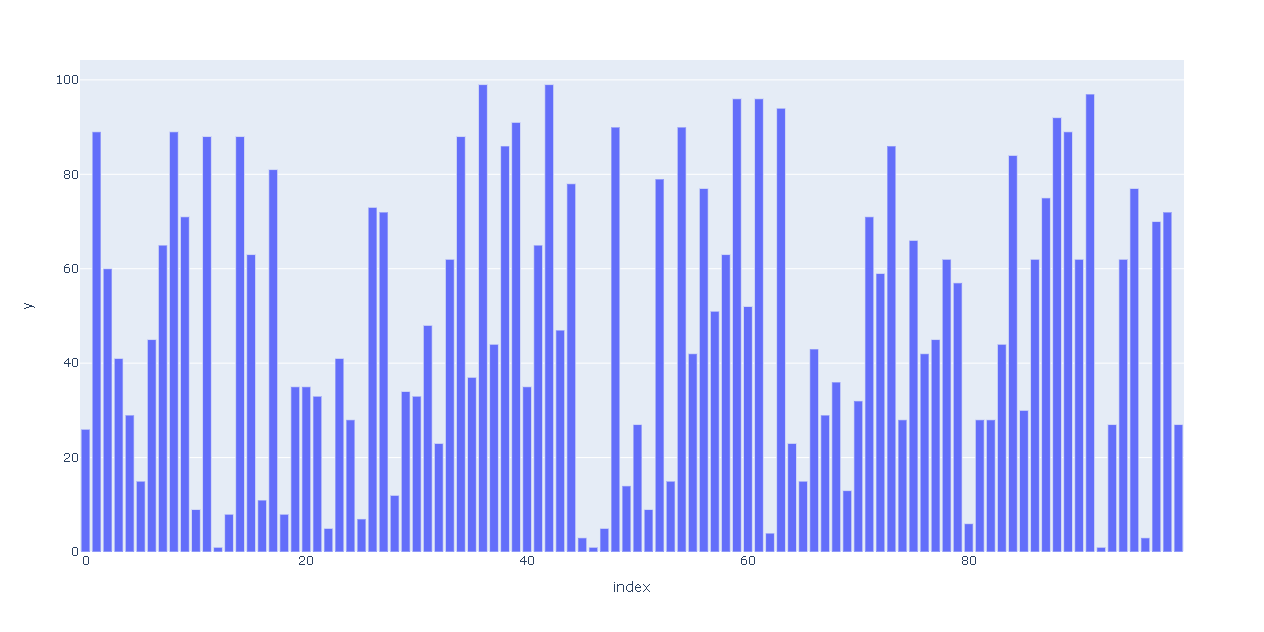

Generate this figure with Python:
import plotly.express as px # Biblioteca usada para criar gráficos
import numpy as np

np.random.seed(42)
random_x = np.random.randint(1, 101, 100) # Eixo x, cria 100 números aleatórios variando de 0 a 100 no intervalo de 1.
random_y = np.random.randint(1, 101, 100) # Eixo y, cria 100 números aleatórios variando de 0 a 100 no intervalo de 1.

fig = px.bar(random_x, y = random_y) # Cria o objeto com os dados de x e y
fig.show() # Plota o gráfico

# plotly.express pode criar toda a fígura de uma só vez. Ele usa a graph_objects internamente
